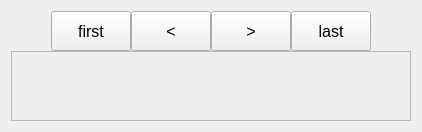
           <widget class="QWidget" name="page3_2">
            <layout class="QGridLayout" name="gridLayout_9">
             <property name="verticalSpacing">
              <number>0</number>
             </property>
             <item row="3" column="0">
              <widget class="QScrollArea" name="OutcomingscrollArea">
               <property name="verticalScrollBarPolicy">
                <enum>Qt::ScrollBarAsNeeded</enum>
               </property>
               <property name="sizeAdjustPolicy">
                <enum>QAbstractScrollArea::AdjustIgnored</enum>
               </property>
               <property name="widgetResizable">
                <bool>true</bool>
               </property>
               <widget class="QWidget" name="OutcomingscrollAreaWidgetContents">
                <property name="geometry">
                 <rect>
                  <x>0</x>
                  <y>0</y>
                  <width>98</width>
                  <height>28</height>
                 </rect>
                </property>
               </widget>
              </widget>
             </item>
             <item row="2" column="0">
              <layout class="QHBoxLayout" name="horizontalLayout_90">
               <item>
                <spacer name="horizontalSpacer_151">
                 <property name="orientation">
                  <enum>Qt::Horizontal</enum>
                 </property>
                 <property name="sizeHint" stdset="0">
                  <size>
                   <width>40</width>
                   <height>20</height>
                  </size>
                 </property>
                </spacer>
               </item>
               <item>
                <widget class="QPushButton" name="button0Page3">
                 <property name="minimumSize">
                  <size>
                   <width>0</width>
                   <height>40</height>
                  </size>
                 </property>
                 <property name="font">
                  <font>
                   <pointsize>12</pointsize>
                  </font>
                 </property>
                 <property name="text">
                  <string>first</string>
                 </property>
                </widget>
               </item>
               <item>
                <widget class="QPushButton" name="button1Page3">
                 <property name="minimumSize">
                  <size>
                   <width>0</width>
                   <height>40</height>
                  </size>
                 </property>
                 <property name="font">
                  <font>
                   <pointsize>12</pointsize>
                  </font>
                 </property>
                 <property name="text">
                  <string>&lt;</string>
                 </property>
                </widget>
               </item>
               <item>
                <widget class="QPushButton" name="button2Page3">
                 <property name="minimumSize">
                  <size>
                   <width>0</width>
                   <height>40</height>
                  </size>
                 </property>
                 <property name="font">
                  <font>
                   <pointsize>12</pointsize>
                  </font>
                 </property>
                 <property name="text">
                  <string>&gt;</string>
                 </property>
                </widget>
               </item>
               <item>
                <widget class="QPushButton" name="button3Page3">
                 <property name="minimumSize">
                  <size>
                   <width>0</width>
                   <height>40</height>
                  </size>
                 </property>
                 <property name="font">
                  <font>
                   <pointsize>12</pointsize>
                  </font>
                 </property>
                 <property name="text">
                  <string>last</string>
                 </property>
                </widget>
               </item>
               <item>
                <spacer name="horizontalSpacer_150">
                 <property name="orientation">
                  <enum>Qt::Horizontal</enum>
                 </property>
                 <property name="sizeHint" stdset="0">
                  <size>
                   <width>40</width>
                   <height>20</height>
                  </size>
                 </property>
                </spacer>
               </item>
              </layout>
             </item>
            </layout>
           </widget>
